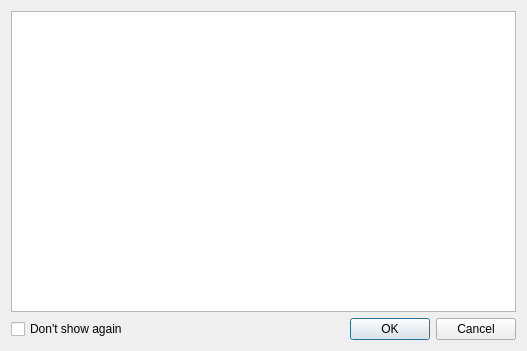
<?xml version="1.0" encoding="UTF-8"?>
<ui version="4.0">
 <class>DdlPreviewDialog</class>
 <widget class="QDialog" name="DdlPreviewDialog">
  <property name="geometry">
   <rect>
    <x>0</x>
    <y>0</y>
    <width>527</width>
    <height>351</height>
   </rect>
  </property>
  <property name="windowTitle">
   <string>Queries to be executed</string>
  </property>
  <layout class="QVBoxLayout" name="verticalLayout">
   <item>
    <widget class="SqlView" name="ddlEdit">
     <property name="readOnly">
      <bool>true</bool>
     </property>
    </widget>
   </item>
   <item>
    <widget class="QWidget" name="bottomWidget" native="true">
     <layout class="QHBoxLayout" name="horizontalLayout">
      <property name="leftMargin">
       <number>0</number>
      </property>
      <property name="topMargin">
       <number>0</number>
      </property>
      <property name="rightMargin">
       <number>0</number>
      </property>
      <property name="bottomMargin">
       <number>0</number>
      </property>
      <item>
       <widget class="QCheckBox" name="dontShowAgainCheck">
        <property name="text">
         <string>Don't show again</string>
        </property>
       </widget>
      </item>
      <item>
       <widget class="QDialogButtonBox" name="buttonBox">
        <property name="orientation">
         <enum>Qt::Horizontal</enum>
        </property>
        <property name="standardButtons">
         <set>QDialogButtonBox::Cancel|QDialogButtonBox::Ok</set>
        </property>
        <property name="centerButtons">
         <bool>false</bool>
        </property>
       </widget>
      </item>
     </layout>
    </widget>
   </item>
  </layout>
 </widget>
 <customwidgets>
  <customwidget>
   <class>SqlView</class>
   <extends>QPlainTextEdit</extends>
   <header>sqlview.h</header>
  </customwidget>
 </customwidgets>
 <resources/>
 <connections>
  <connection>
   <sender>buttonBox</sender>
   <signal>accepted()</signal>
   <receiver>DdlPreviewDialog</receiver>
   <slot>accept()</slot>
   <hints>
    <hint type="sourcelabel">
     <x>248</x>
     <y>254</y>
    </hint>
    <hint type="destinationlabel">
     <x>157</x>
     <y>274</y>
    </hint>
   </hints>
  </connection>
  <connection>
   <sender>buttonBox</sender>
   <signal>rejected()</signal>
   <receiver>DdlPreviewDialog</receiver>
   <slot>reject()</slot>
   <hints>
    <hint type="sourcelabel">
     <x>316</x>
     <y>260</y>
    </hint>
    <hint type="destinationlabel">
     <x>286</x>
     <y>274</y>
    </hint>
   </hints>
  </connection>
 </connections>
</ui>
